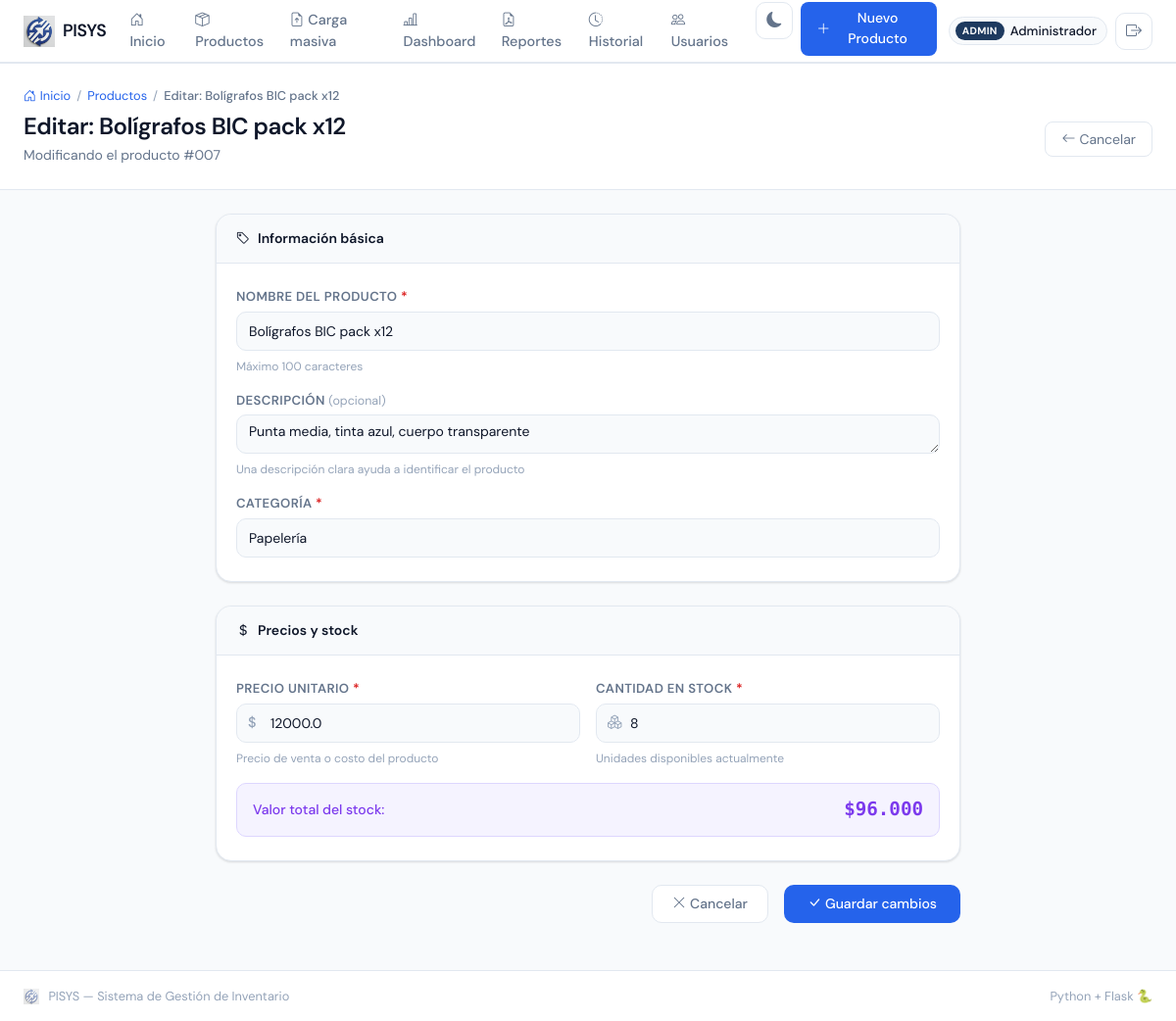
/productos/editar/7 (signed in), run on the app's committed database.
### app.py (models this page shows, shortened)
class Usuario(UserMixin, db.Model):
    __tablename__ = 'usuario'
    id             = db.Column(db.Integer, primary_key=True)
    nombre         = db.Column(db.String(80), nullable=False)
    email          = db.Column(db.String(120), unique=True, nullable=False)
    password_hash  = db.Column(db.String(256), nullable=False)
    rol            = db.Column(db.String(20), nullable=False, default='operador')
    activo         = db.Column(db.Boolean, default=True)
    fecha_creacion = db.Column(db.DateTime, default=datetime.utcnow)
    def tiene_rol(self, *roles):
        return self.rol in roles

class Producto(db.Model):
    __tablename__ = 'producto'
    id             = db.Column(db.Integer, primary_key=True)
    nombre         = db.Column(db.String(100), nullable=False)
    descripcion    = db.Column(db.Text, nullable=True)
    precio         = db.Column(db.Float, nullable=False, default=0.0)
    cantidad       = db.Column(db.Integer, nullable=False, default=0)
    categoria      = db.Column(db.String(50), nullable=True, default='General')
    fecha_creacion = db.Column(db.DateTime, default=datetime.utcnow)

### app.py (the view, shortened to what this page needs)
@app.route('/productos/editar/<int:id>', methods=['GET', 'POST'])
@login_required
@requiere_rol('admin')
def editar_producto(id):
    producto = Producto.query.get_or_404(id)
    return render_template('formulario.html', titulo=f'Editar: {producto.nombre}',
                           categorias=CATEGORIAS, producto=producto)

### app.py (called while the page is built)
@login_manager.user_loader
def cargar_usuario(user_id):
    return Usuario.query.get(int(user_id))

def requiere_rol(*roles):
    def decorador(f):
        @wraps(f)
        def wrapper(*args, **kwargs):
            if not current_user.tiene_rol(*roles):
                flash('⛔ No tienes permisos para acceder a esa sección.', 'danger')
                return redirect(url_for('inicio'))
            return f(*args, **kwargs)
        return wrapper
    return decorador

### templates/formulario.html (shortened to what this page needs)
{% extends "base.html" %}
{% block contenido %}
<div class="page-header">
    <div class="container-fluid px-4">
        <nav class="breadcrumb-custom mb-2">
            <a href="{{ url_for('inicio') }}"><i class="bi bi-house-door me-1"></i>Inicio</a>
            <span class="breadcrumb-sep">/</span>
            <a href="{{ url_for('lista_productos') }}">Productos</a>
            <span class="breadcrumb-sep">/</span>
            <span class="breadcrumb-actual">{{ titulo }}</span>
        </nav>
        <div class="row align-items-center">
            <div class="col">
                <h1 class="page-title">{{ titulo }}</h1>
                <p class="page-subtitle">
                    {% if producto and producto.id is defined %}
                        Modificando el producto #{{ "%03d"|format(producto.id) }}
                    {% else %}
                        Completa los campos para registrar un nuevo producto
                    {% endif %}
                </p>
            </div>
            <div class="col-auto">
                <a href="{{ url_for('lista_productos') }}" class="btn-volver">
                    <i class="bi bi-arrow-left me-1"></i>Cancelar
                </a>
            </div>
        </div>
    </div>
</div>
<div class="container-fluid px-4 mt-4 mb-5">
    <div class="row justify-content-center">
        <div class="col-12 col-lg-8">
            {% if producto and producto is not none and producto.__class__.__name__ == 'Producto' %}
                {% set form_action = url_for('editar_producto', id=producto.id) %}
            {% else %}
                {% set form_action = url_for('nuevo_producto') %}
            {% endif %}
            <form method="POST" action="{{ form_action }}" novalidate id="form-producto">
                <div class="form-seccion mb-4">
                    <div class="form-seccion-header">
                        <i class="bi bi-tag me-2"></i>Información básica
                    </div>
                    <div class="form-seccion-body">
                        <div class="campo-grupo mb-3">
                            <label for="nombre" class="campo-etiqueta">
                                Nombre del producto <span class="campo-requerido">*</span>
                            </label>
                            <input type="text" id="nombre" name="nombre"
                                class="form-control input-custom"
                                placeholder="Ej: Laptop Dell Inspiron 15"
                                maxlength="100" required
                                value="{{ producto.nombre if producto else '' }}">
                            <div class="campo-ayuda">Máximo 100 caracteres</div>
                        </div>
                        <div class="campo-grupo mb-3">
                            <label for="descripcion" class="campo-etiqueta">
                                Descripción <span class="campo-opcional">(opcional)</span>
                            </label>
                            <textarea id="descripcion" name="descripcion"
                                class="form-control input-custom" rows="3"
                                placeholder="Describe las características del producto...">{{ producto.descripcion if producto and producto.descripcion else '' }}</textarea>
                            <div class="campo-ayuda">Una descripción clara ayuda a identificar el producto</div>
                        </div>
                        <div class="campo-grupo">
                            <label for="categoria" class="campo-etiqueta">
                                Categoría <span class="campo-requerido">*</span>
                            </label>
                            <select id="categoria" name="categoria" class="form-select input-custom">
                                {% for cat in categorias %}
                                <option value="{{ cat }}"
                                    {% if producto and producto.categoria == cat %}selected{% endif %}>
                                    {{ cat }}
                                </option>
                                {% endfor %}
                            </select>
                        </div>
                    </div>
                </div>
                <div class="form-seccion mb-4">
                    <div class="form-seccion-header">
                        <i class="bi bi-currency-dollar me-2"></i>Precios y stock
                    </div>
                    <div class="form-seccion-body">
                        <div class="row g-3">
                            <div class="col-12 col-md-6">
                                <div class="campo-grupo">
                                    <label for="precio" class="campo-etiqueta">
                                        Precio unitario <span class="campo-requerido">*</span>
                                    </label>
                                    <div class="input-con-prefijo">
                                        <span class="input-prefijo">$</span>
                                        <input type="number" id="precio" name="precio"
                                            class="form-control input-custom input-con-icono"
                                            placeholder="0" min="0" step="0.01" required
                                            value="{{ producto.precio if producto else '' }}">
                                    </div>
                                    <div class="campo-ayuda">Precio de venta o costo del producto</div>
                                </div>
                            </div>
                            <div class="col-12 col-md-6">
                                <div class="campo-grupo">
                                    <label for="cantidad" class="campo-etiqueta">
                                        Cantidad en stock <span class="campo-requerido">*</span>
                                    </label>
                                    <div class="input-con-prefijo">
                                        <span class="input-prefijo"></span>
                                        <input type="number" id="cantidad" name="cantidad"
                                            class="form-control input-custom input-con-icono"
                                            placeholder="0" min="0" step="1" required
                                            value="{{ producto.cantidad if producto else '' }}">
                                    </div>
                                    <div class="campo-ayuda">Unidades disponibles actualmente</div>
                                </div>
                            </div>
                        </div>
                        <div class="valor-preview mt-3" id="valor-preview" style="display:none;">
                            <span class="valor-preview-label">Valor total del stock:</span>
                            <span class="valor-preview-num" id="valor-total-preview">$0</span>
                        </div>
                    </div>
                </div>
                <div class="d-flex gap-3 justify-content-end">
                    <a href="{{ url_for('lista_productos') }}" class="btn-cancelar">
                        <i class="bi bi-x-lg me-1"></i>Cancelar
                    </a>
                    <button type="submit" class="btn btn-agregar btn-guardar" id="btn-guardar">
                        <i class="bi bi-check-lg me-1"></i>
                        {% if producto and producto.__class__.__name__ == 'Producto' %}
                            Guardar cambios
                        {% else %}
                            Crear producto
                        {% endif %}
                    </button>
                </div>
            </form>
        </div>
    </div>
</div>
{% endblock %}

### templates/base.html (shortened to what this page needs)
<!DOCTYPE html>
<html lang="es">
<head>
    <link href="https://cdn.jsdelivr.net/npm/bootstrap@5.3.3/dist/css/bootstrap.min.css" rel="stylesheet">
    <link href="https://cdn.jsdelivr.net/npm/bootstrap-icons@1.11.3/font/bootstrap-icons.min.css" rel="stylesheet">
    <link href="{{ url_for('static', filename='css/estilos.css') }}" rel="stylesheet">
</head>
<body>
<nav class="navbar navbar-expand-lg sticky-top" id="navbar-principal">
    <div class="container-fluid px-4">
        <a class="navbar-brand d-flex align-items-center gap-2" href="{{ url_for('inicio') }}">
            <img src="{{ url_for('static', filename='images/logo.png') }}"
                 alt="PISYS" class="brand-logo">
            <span class="brand-text">PISYS</span>
        </a>
        <div class="collapse navbar-collapse" id="navbarMenu">
            <ul class="navbar-nav ms-auto gap-1">
                <li class="nav-item">
                    <a class="nav-link {% if request.endpoint == 'inicio' %}active{% endif %}"
                       href="{{ url_for('inicio') }}">
                        <i class="bi bi-house-door me-1"></i>Inicio
                    </a>
                </li>
                <li class="nav-item">
                    <a class="nav-link {% if request.endpoint == 'lista_productos' %}active{% endif %}"
                       href="{{ url_for('lista_productos') }}">
                        <i class="bi bi-box-seam me-1"></i>Productos
                    </a>
                </li>
                {% if current_user.is_authenticated and current_user.tiene_rol('admin') %}
                <li class="nav-item">
                    <a class="nav-link {% if request.endpoint == 'carga_masiva' %}active{% endif %}"
                       href="{{ url_for('carga_masiva') }}">
                        <i class="bi bi-file-earmark-arrow-up me-1"></i>Carga masiva
                    </a>
                </li>
                {% endif %}
                {% if current_user.is_authenticated and current_user.tiene_rol('admin', 'auditor') %}
                <li class="nav-item">
                    <a class="nav-link {% if request.endpoint == 'dashboard' %}active{% endif %}"
                       href="{{ url_for('dashboard') }}">
                        <i class="bi bi-bar-chart-line me-1"></i>Dashboard
                    </a>
                </li>
                <li class="nav-item">
                    <a class="nav-link {% if request.endpoint == 'reportes' %}active{% endif %}"
                       href="{{ url_for('reportes') }}">
                        <i class="bi bi-file-earmark-pdf me-1"></i>Reportes
                    </a>
                </li>
                {% endif %}
                <li class="nav-item">
                    <a class="nav-link {% if request.endpoint == 'historial' %}active{% endif %}"
                       href="{{ url_for('historial') }}">
                        <i class="bi bi-clock-history me-1"></i>Historial
                    </a>
                </li>
                {% if current_user.is_authenticated and current_user.tiene_rol('admin') %}
                <li class="nav-item">
                    <a class="nav-link {% if request.endpoint == 'lista_usuarios' %}active{% endif %}"
                       href="{{ url_for('lista_usuarios') }}">
                        <i class="bi bi-people me-1"></i>Usuarios
                    </a>
                </li>
                {% endif %}
                <li class="nav-item ms-2">
                    <button class="btn-tema" id="btn-tema" title="Cambiar tema"
                            onclick="toggleTema()">
                        <i class="bi bi-moon-fill" id="icono-tema"></i>
                    </button>
                </li>
                {% if current_user.is_authenticated and current_user.tiene_rol('admin') %}
                <li class="nav-item ms-1">
                    <a class="btn btn-agregar" href="{{ url_for('nuevo_producto') }}">
                        <i class="bi bi-plus-lg me-1"></i>Nuevo Producto
                    </a>
                </li>
                {% endif %}
                {% if current_user.is_authenticated %}
                <li class="nav-item ms-2 d-flex align-items-center gap-2">
                    <div class="usuario-pill">
                        <span class="usuario-rol-badge rol-{{ current_user.rol }}">
                            {{ current_user.rol }}
                        </span>
                        <span class="usuario-nombre">{{ current_user.nombre.split()[0] }}</span>
                    </div>
                    <a href="{{ url_for('logout') }}" class="btn-tema" title="Cerrar sesión">
                        <i class="bi bi-box-arrow-right"></i>
                    </a>
                </li>
                {% endif %}
            </ul>
        </div>
    </div>
</nav>
<main class="main-content">
    {% block contenido %}{% endblock %}
</main>
<footer class="footer mt-auto">
    <div class="container-fluid px-4">
        <div class="d-flex justify-content-between align-items-center">
            <span class="footer-text">
                <img src="{{ url_for('static', filename='images/logo.png') }}"
                     alt="PISYS" style="height:16px; opacity:0.5; margin-right:6px;">
                PISYS — Sistema de Gestión de Inventario
            </span>
            <span class="footer-text">Python + Flask 🐍</span>
        </div>
    </div>
</footer>
</body>
</html>

### data on the page
Usuario: rol "ADMIN", nombre "Administrador"
Producto: id "007", nombre "Bolígrafos BIC pack x12", descripcion "Punta media, tinta azul, cuerpo transparente", categoria "Papelería", precio "12000.0", cantidad "8"

### other printed values
{{ titulo }} "Editar: Bolígrafos BIC pack x12"
